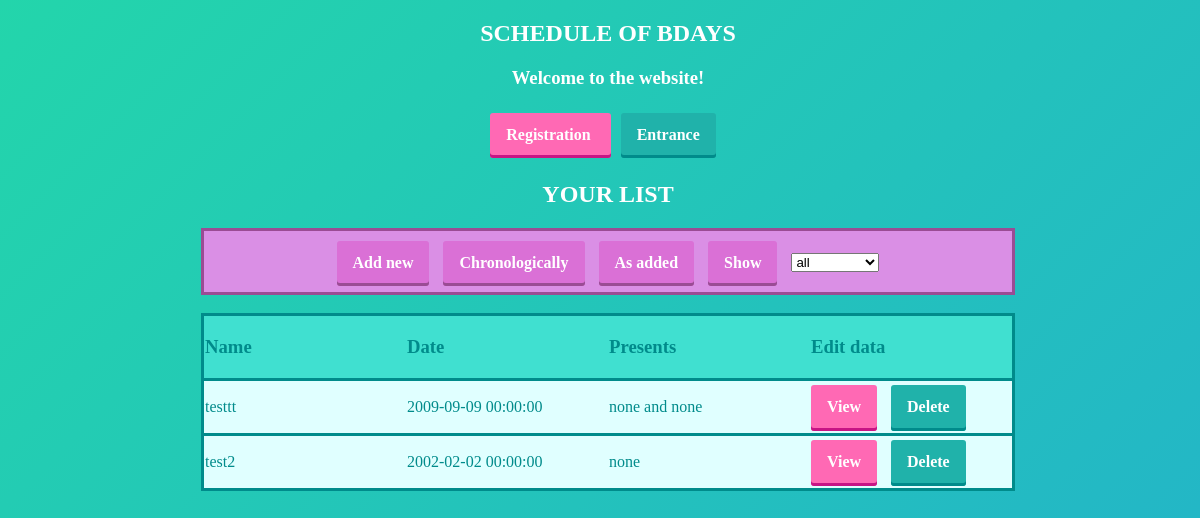
Screenshot of /main/8 (signed in) with the database file from the repository.
### app/data/birthdays.py (models this page shows, shortened)
class Birthday(SqlAlchemyBase):
    __tablename__ = 'birthdays'
    id = sqlalchemy.Column(sqlalchemy.Integer,
                           primary_key=True, autoincrement=True)
    name = sqlalchemy.Column(sqlalchemy.String, nullable=True)
    date = sqlalchemy.Column(sqlalchemy.DateTime, nullable=True)
    gifts = sqlalchemy.Column(sqlalchemy.String, nullable=True)
    user_id = sqlalchemy.Column(sqlalchemy.Integer, nullable=True)

### funcs.py (the view)
@blueprint.route('/main/<int:id>', methods=['GET', 'POST'])
@login_required
def main(id):
    db_sess = db_session.create_session()
    param = []
    ids = []
    for bd in db_sess.query(Birthday).filter(Birthday.user_id == id).all():
        param.append([bd.name, bd.date, bd.gifts])
        ids.append(str(bd.id))
    filter_form = Filter()
    return render_template('main.html', title='Home', param=param, add_link=f'/add/{id}',
                           birthday_link=f'/birthday/', ids=ids, length=len(param), id=str(id),
                           filter='all', filter_form=filter_form)

### forms.py
class Filter(Form):
    filter = SelectField('', choices=["all", "next week", "next month", "January", "February", "March",
                                           "April", "May", "June", "July", "August", "September", "October",
                                           "November", "December"], validators=[DataRequired()], validate_choice=True)

### app/data/db_session.py (called while the page is built)
def create_session() -> Session:
    global __factory
    return __factory()

### server.py (called while the page is built)
@login_manager.user_loader
def load_user(user_id):
    db_sess = db_session.create_session()
    return db_sess.query(User).get(user_id)

### templates/main.html (shortened to what this page needs)
<!DOCTYPE html>
<html lang="en">
<head>
        <link rel="stylesheet" href="/static/css/style.css">
    </head>
<body>
{% extends "base.html" %}
{% block content %}
<aside>
<br><h1>YOUR LIST</h1><form2 action="" method="post">
    <a class="button3" href={{add_link}}><span>Add new</span></a>
    <a class="button3" href="/main_sort/{{id}}"><span>Chronologically</span></a>
    <a class="button3" href="/main/{{id}}"><span>As added</span></a>
    <a class="button3" href="/filter_bd/{{id}}/{{filter_form.filter.data}}"><span>Show</span></a>
{{ filter_form.filter(class="form-control") }}<br>
             </form2>
</aside>
<br><table cellspacing="0px">
      <thead>
        <tr>
          <th class="col1"><h3>Name</h3></th>
          <th class="col1"><h3>Date</h3></th>
          <th class="col1"><h3>Presents</h3></th>
          <th class="col1"><h3>Edit data</h3></th>
        </tr>
      </thead>
      <tbody>
      {% for i in range(length) %}
        <tr>
          {% for el in param[i] %}
              <td class="col1">{{ el }}</td>
          {% endfor %}
           {% set link = birthday_link + ids[i] %}
           {% set link2 = '/main/' + id + '/' + ids[i] %}
          <td class="col1"><a class="button1" href={{link}}><span>View</span></a>
          <a class="button2" href={{link2}}><span>Delete</span></a></td>
        </tr>
      {% endfor %}
      </tbody>
    </table>
{% endblock %}

### static/css/style.css (style rules this page uses)
html, body { width: 100%; height:100%; }
body { background: linear-gradient(-45deg, #ee7752, #e73c7e, #23a6d5, #23d5ab); background-size: 400% 400%; animation: gradient 15s ease infinite; box-sizing: border-box; }
aside { text-align: center; color: white; }
th { background: #40E0D0; color: rgb(0, 139, 139); }
td { border-top: 3px solid rgb(0, 139, 139); background: #E0FFFF; color: rgb(0, 139, 139); }
table { border: 3px solid rgb(0, 139, 139); text-align: left; margin-right: auto; margin-left: auto; }
.col1 { width: 200px; height: 50px; }
a.button1 { font-weight: 700; text-align: center; color: white; text-decoration: none; padding: .8em 1em calc(.8em + 3px); border-radius: 3px; margin-right: 10px; background: rgb(255, 105, 180); box-shadow: 0 -3px rgb(199, 21, 133) inset; transition: 0.2s; }
a.button2 { font-weight: 700; color: white; text-decoration: none; padding: .8em 1em calc(.8em + 3px); border-radius: 3px; margin-right: 10px; background: rgb(32, 178, 170); box-shadow: 0 -3px rgb(0, 139, 139) inset; transition: 0.2s; }
a.button3 { font-weight: 700; color: white; text-decoration: none; padding: .8em 1em calc(.8em + 3px); border-radius: 3px; margin-right: 10px; background: #DA70D6; box-shadow: 0 -3px #9a4c94 inset; transition: 0.2s; }
form2 { display: block; width: 708px; margin-right: auto; margin-left: auto; border: 3px solid #9a4c94; background: #da8fe5; padding-left: 50px; padding-right: 50px; padding-top: 20px; padding-bottom: 20px; }

### rows the page displays
Birthday: name "testtt", date "2009-09-09 00:00:00", gifts "none and none"
Birthday: name "test2", date "2002-02-02 00:00:00", gifts "none"
